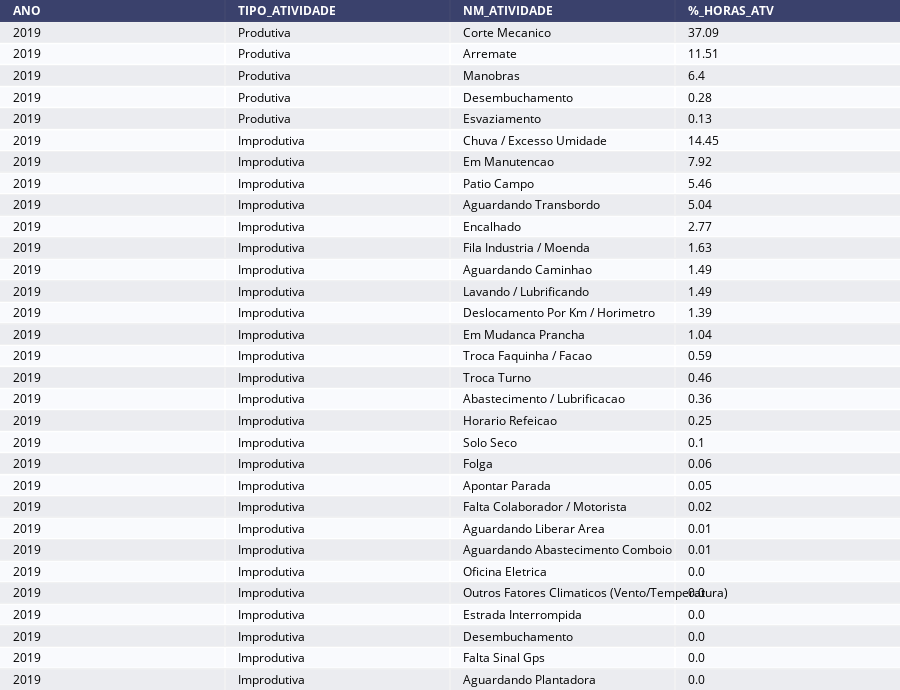

The notebook cell saved with this chart:
### Code cell
import plotly.figure_factory as ff

dt_year_graf = dt_year.query('ANO == 2019')

# Rename column of database
dt_year_graf = dt_year_graf.rename(columns={"VA_DURACAO": "HORAS_ATV", "FG_ATIVIDADE_PRODUTIVA": "TIPO_ATIVIDADE"}, errors="raise")

# Select columns of database
dt_year_graf = dt_year_graf[['ANO', 'TIPO_ATIVIDADE', 'NM_ATIVIDADE', '%_HORAS_ATV']]

# Sort Values in database
dt_year_graf = dt_year_graf.sort_values(['ANO', 'TIPO_ATIVIDADE', '%_HORAS_ATV'], ascending=False)

# Plot database
fig =  ff.create_table(dt_year_graf, height_constant=20)
print(' / ')
print(' / ')
print(' / Relação % de Horas Produtivas e Improdutivas por Ano e Tipos de Atividades (2019)')
fig.show()

### Figure 1 — Plotly figure (JSON) as saved in the notebook; plotly's stock layout.template omitted (floating-point values rounded to 4 significant figures)
{"data": [{"colorscale": [[0, "#00083e"], [0.5, "#ededee"], [1, "#ffffff"]], "hoverinfo": "none", "opacity": 0.75, "showscale": false, "type": "heatmap", "z": [[0, 0, 0, 0], [0.5, 0.5, 0.5, 0.5], [1, 1, 1, 1], [0.5, 0.5, 0.5, 0.5], [1, 1, 1, 1], [0.5, 0.5, 0.5, 0.5], [1, 1, 1, 1], [0.5, 0.5, 0.5, 0.5], [1, 1, 1, 1], [0.5, 0.5, 0.5, 0.5], [1, 1, 1, 1], [0.5, 0.5, 0.5, 0.5], [1, 1, 1, 1], [0.5, 0.5, 0.5, 0.5], [1, 1, 1, 1], [0.5, 0.5, 0.5, 0.5], [1, 1, 1, 1], [0.5, 0.5, 0.5, 0.5], [1, 1, 1, 1], [0.5, 0.5, 0.5, 0.5], [1, 1, 1, 1], [0.5, 0.5, 0.5, 0.5], [1, 1, 1, 1], [0.5, 0.5, 0.5, 0.5], [1, 1, 1, 1], [0.5, 0.5, 0.5, 0.5], [1, 1, 1, 1], [0.5, 0.5, 0.5, 0.5], [1, 1, 1, 1], [0.5, 0.5, 0.5, 0.5], [1, 1, 1, 1], [0.5, 0.5, 0.5, 0.5]]}], "layout": {"annotations": [{"align": "left", "font": {"color": "#ffffff"}, "showarrow": false, "text": "<b>ANO</b>", "x": -0.45, "xanchor": "left", "xref": "x", "y": 0, "yref": "y"}, {"align": "left", "font": {"color": "#ffffff"}, "showarrow": false, "text": "<b>TIPO_ATIVIDADE</b>", "x": 0.55, "xanchor": "left", "xref": "x", "y": 0, "yref": "y"}, {"align": "left", "font": {"color": "#ffffff"}, "showarrow": false, "text": "<b>NM_ATIVIDADE</b>", "x": 1.55, "xanchor": "left", "xref": "x", "y": 0, "yref": "y"}, {"align": "left", "font": {"color": "#ffffff"}, "showarrow": false, "text": "<b>%_HORAS_ATV</b>", "x": 2.55, "xanchor": "left", "xref": "x", "y": 0, "yref": "y"}, {"align": "left", "font": {"color": "#000000"}, "showarrow": false, "text": "2019", "x": -0.45, "xanchor": "left", "xref": "x", "y": 1, "yref": "y"}, {"align": "left", "font": {"color": "#000000"}, "showarrow": false, "text": "Produtiva", "x": 0.55, "xanchor": "left", "xref": "x", "y": 1, "yref": "y"}, {"align": "left", "font": {"color": "#000000"}, "showarrow": false, "text": "Corte Mecanico", "x": 1.55, "xanchor": "left", "xref": "x", "y": 1, "yref": "y"}, {"align": "left", "font": {"color": "#000000"}, "showarrow": false, "text": "37.09", "x": 2.55, "xanchor": "left", "xref": "x", "y": 1, "yref": "y"}, {"align": "left", "font": {"color": "#000000"}, "showarrow": false, "text": "2019", "x": -0.45, "xanchor": "left", "xref": "x", "y": 2, "yref": "y"}, {"align": "left", "font": {"color": "#000000"}, "showarrow": false, "text": "Produtiva", "x": 0.55, "xanchor": "left", "xref": "x", "y": 2, "yref": "y"}, {"align": "left", "font": {"color": "#000000"}, "showarrow": false, "text": "Arremate", "x": 1.55, "xanchor": "left", "xref": "x", "y": 2, "yref": "y"}, {"align": "left", "font": {"color": "#000000"}, "showarrow": false, "text": "11.51", "x": 2.55, "xanchor": "left", "xref": "x", "y": 2, "yref": "y"}, {"align": "left", "font": {"color": "#000000"}, "showarrow": false, "text": "2019", "x": -0.45, "xanchor": "left", "xref": "x", "y": 3, "yref": "y"}, {"align": "left", "font": {"color": "#000000"}, "showarrow": false, "text": "Produtiva", "x": 0.55, "xanchor": "left", "xref": "x", "y": 3, "yref": "y"}, {"align": "left", "font": {"color": "#000000"}, "showarrow": false, "text": "Manobras", "x": 1.55, "xanchor": "left", "xref": "x", "y": 3, "yref": "y"}, {"align": "left", "font": {"color": "#000000"}, "showarrow": false, "text": "6.4", "x": 2.55, "xanchor": "left", "xref": "x", "y": 3, "yref": "y"}, {"align": "left", "font": {"color": "#000000"}, "showarrow": false, "text": "2019", "x": -0.45, "xanchor": "left", "xref": "x", "y": 4, "yref": "y"}, {"align": "left", "font": {"color": "#000000"}, "showarrow": false, "text": "Produtiva", "x": 0.55, "xanchor": "left", "xref": "x", "y": 4, "yref": "y"}, {"align": "left", "font": {"color": "#000000"}, "showarrow": false, "text": "Desembuchamento", "x": 1.55, "xanchor": "left", "xref": "x", "y": 4, "yref": "y"}, {"align": "left", "font": {"color": "#000000"}, "showarrow": false, "text": "0.28", "x": 2.55, "xanchor": "left", "xref": "x", "y": 4, "yref": "y"}, {"align": "left", "font": {"color": "#000000"}, "showarrow": false, "text": "2019", "x": -0.45, "xanchor": "left", "xref": "x", "y": 5, "yref": "y"}, {"align": "left", "font": {"color": "#000000"}, "showarrow": false, "text": "Produtiva", "x": 0.55, "xanchor": "left", "xref": "x", "y": 5, "yref": "y"}, {"align": "left", "font": {"color": "#000000"}, "showarrow": false, "text": "Esvaziamento", "x": 1.55, "xanchor": "left", "xref": "x", "y": 5, "yref": "y"}, {"align": "left", "font": {"color": "#000000"}, "showarrow": false, "text": "0.13", "x": 2.55, "xanchor": "left", "xref": "x", "y": 5, "yref": "y"}, {"align": "left", "font": {"color": "#000000"}, "showarrow": false, "text": "2019", "x": -0.45, "xanchor": "left", "xref": "x", "y": 6, "yref": "y"}, {"align": "left", "font": {"color": "#000000"}, "showarrow": false, "text": "Improdutiva", "x": 0.55, "xanchor": "left", "xref": "x", "y": 6, "yref": "y"}, {"align": "left", "font": {"color": "#000000"}, "showarrow": false, "text": "Chuva / Excesso Umidade", "x": 1.55, "xanchor": "left", "xref": "x", "y": 6, "yref": "y"}, {"align": "left", "font": {"color": "#000000"}, "showarrow": false, "text": "14.45", "x": 2.55, "xanchor": "left", "xref": "x", "y": 6, "yref": "y"}, {"align": "left", "font": {"color": "#000000"}, "showarrow": false, "text": "2019", "x": -0.45, "xanchor": "left", "xref": "x", "y": 7, "yref": "y"}, {"align": "left", "font": {"color": "#000000"}, "showarrow": false, "text": "Improdutiva", "x": 0.55, "xanchor": "left", "xref": "x", "y": 7, "yref": "y"}, {"align": "left", "font": {"color": "#000000"}, "showarrow": false, "text": "Em Manutencao", "x": 1.55, "xanchor": "left", "xref": "x", "y": 7, "yref": "y"}, {"align": "left", "font": {"color": "#000000"}, "showarrow": false, "text": "7.92", "x": 2.55, "xanchor": "left", "xref": "x", "y": 7, "yref": "y"}, {"align": "left", "font": {"color": "#000000"}, "showarrow": false, "text": "2019", "x": -0.45, "xanchor": "left", "xref": "x", "y": 8, "yref": "y"}, {"align": "left", "font": {"color": "#000000"}, "showarrow": false, "text": "Improdutiva", "x": 0.55, "xanchor": "left", "xref": "x", "y": 8, "yref": "y"}, {"align": "left", "font": {"color": "#000000"}, "showarrow": false, "text": "Patio Campo", "x": 1.55, "xanchor": "left", "xref": "x", "y": 8, "yref": "y"}, {"align": "left", "font": {"color": "#000000"}, "showarrow": false, "text": "5.46", "x": 2.55, "xanchor": "left", "xref": "x", "y": 8, "yref": "y"}, {"align": "left", "font": {"color": "#000000"}, "showarrow": false, "text": "2019", "x": -0.45, "xanchor": "left", "xref": "x", "y": 9, "yref": "y"}, {"align": "left", "font": {"color": "#000000"}, "showarrow": false, "text": "Improdutiva", "x": 0.55, "xanchor": "left", "xref": "x", "y": 9, "yref": "y"}, {"align": "left", "font": {"color": "#000000"}, "showarrow": false, "text": "Aguardando Transbordo", "x": 1.55, "xanchor": "left", "xref": "x", "y": 9, "yref": "y"}, {"align": "left", "font": {"color": "#000000"}, "showarrow": false, "text": "5.04", "x": 2.55, "xanchor": "left", "xref": "x", "y": 9, "yref": "y"}, {"align": "left", "font": {"color": "#000000"}, "showarrow": false, "text": "2019", "x": -0.45, "xanchor": "left", "xref": "x", "y": 10, "yref": "y"}, {"align": "left", "font": {"color": "#000000"}, "showarrow": false, "text": "Improdutiva", "x": 0.55, "xanchor": "left", "xref": "x", "y": 10, "yref": "y"}, {"align": "left", "font": {"color": "#000000"}, "showarrow": false, "text": "Encalhado", "x": 1.55, "xanchor": "left", "xref": "x", "y": 10, "yref": "y"}, {"align": "left", "font": {"color": "#000000"}, "showarrow": false, "text": "2.77", "x": 2.55, "xanchor": "left", "xref": "x", "y": 10, "yref": "y"}, {"align": "left", "font": {"color": "#000000"}, "showarrow": false, "text": "2019", "x": -0.45, "xanchor": "left", "xref": "x", "y": 11, "yref": "y"}, {"align": "left", "font": {"color": "#000000"}, "showarrow": false, "text": "Improdutiva", "x": 0.55, "xanchor": "left", "xref": "x", "y": 11, "yref": "y"}, {"align": "left", "font": {"color": "#000000"}, "showarrow": false, "text": "Fila Industria / Moenda", "x": 1.55, "xanchor": "left", "xref": "x", "y": 11, "yref": "y"}, {"align": "left", "font": {"color": "#000000"}, "showarrow": false, "text": "1.63", "x": 2.55, "xanchor": "left", "xref": "x", "y": 11, "yref": "y"}, {"align": "left", "font": {"color": "#000000"}, "showarrow": false, "text": "2019", "x": -0.45, "xanchor": "left", "xref": "x", "y": 12, "yref": "y"}, {"align": "left", "font": {"color": "#000000"}, "showarrow": false, "text": "Improdutiva", "x": 0.55, "xanchor": "left", "xref": "x", "y": 12, "yref": "y"}, {"align": "left", "font": {"color": "#000000"}, "showarrow": false, "text": "Aguardando Caminhao", "x": 1.55, "xanchor": "left", "xref": "x", "y": 12, "yref": "y"}, {"align": "left", "font": {"color": "#000000"}, "showarrow": false, "text": "1.49", "x": 2.55, "xanchor": "left", "xref": "x", "y": 12, "yref": "y"}, {"align": "left", "font": {"color": "#000000"}, "showarrow": false, "text": "2019", "x": -0.45, "xanchor": "left", "xref": "x", "y": 13, "yref": "y"}, {"align": "left", "font": {"color": "#000000"}, "showarrow": false, "text": "Improdutiva", "x": 0.55, "xanchor": "left", "xref": "x", "y": 13, "yref": "y"}, {"align": "left", "font": {"color": "#000000"}, "showarrow": false, "text": "Lavando / Lubrificando", "x": 1.55, "xanchor": "left", "xref": "x", "y": 13, "yref": "y"}, {"align": "left", "font": {"color": "#000000"}, "showarrow": false, "text": "1.49", "x": 2.55, "xanchor": "left", "xref": "x", "y": 13, "yref": "y"}, {"align": "left", "font": {"color": "#000000"}, "showarrow": false, "text": "2019", "x": -0.45, "xanchor": "left", "xref": "x", "y": 14, "yref": "y"}, {"align": "left", "font": {"color": "#000000"}, "showarrow": false, "text": "Improdutiva", "x": 0.55, "xanchor": "left", "xref": "x", "y": 14, "yref": "y"}, {"align": "left", "font": {"color": "#000000"}, "showarrow": false, "text": "Deslocamento Por Km / Horimetro", "x": 1.55, "xanchor": "left", "xref": "x", "y": 14, "yref": "y"}, {"align": "left", "font": {"color": "#000000"}, "showarrow": false, "text": "1.39", "x": 2.55, "xanchor": "left", "xref": "x", "y": 14, "yref": "y"}, {"align": "left", "font": {"color": "#000000"}, "showarrow": false, "text": "2019", "x": -0.45, "xanchor": "left", "xref": "x", "y": 15, "yref": "y"}, {"align": "left", "font": {"color": "#000000"}, "showarrow": false, "text": "Improdutiva", "x": 0.55, "xanchor": "left", "xref": "x", "y": 15, "yref": "y"}, {"align": "left", "font": {"color": "#000000"}, "showarrow": false, "text": "Em Mudanca Prancha", "x": 1.55, "xanchor": "left", "xref": "x", "y": 15, "yref": "y"}, {"align": "left", "font": {"color": "#000000"}, "showarrow": false, "text": "1.04", "x": 2.55, "xanchor": "left", "xref": "x", "y": 15, "yref": "y"}, {"align": "left", "font": {"color": "#000000"}, "showarrow": false, "text": "2019", "x": -0.45, "xanchor": "left", "xref": "x", "y": 16, "yref": "y"}, {"align": "left", "font": {"color": "#000000"}, "showarrow": false, "text": "Improdutiva", "x": 0.55, "xanchor": "left", "xref": "x", "y": 16, "yref": "y"}, {"align": "left", "font": {"color": "#000000"}, "showarrow": false, "text": "Troca Faquinha / Facao", "x": 1.55, "xanchor": "left", "xref": "x", "y": 16, "yref": "y"}, {"align": "left", "font": {"color": "#000000"}, "showarrow": false, "text": "0.59", "x": 2.55, "xanchor": "left", "xref": "x", "y": 16, "yref": "y"}, {"align": "left", "font": {"color": "#000000"}, "showarrow": false, "text": "2019", "x": -0.45, "xanchor": "left", "xref": "x", "y": 17, "yref": "y"}, {"align": "left", "font": {"color": "#000000"}, "showarrow": false, "text": "Improdutiva", "x": 0.55, "xanchor": "left", "xref": "x", "y": 17, "yref": "y"}, {"align": "left", "font": {"color": "#000000"}, "showarrow": false, "text": "Troca Turno", "x": 1.55, "xanchor": "left", "xref": "x", "y": 17, "yref": "y"}, {"align": "left", "font": {"color": "#000000"}, "showarrow": false, "text": "0.46", "x": 2.55, "xanchor": "left", "xref": "x", "y": 17, "yref": "y"}, {"align": "left", "font": {"color": "#000000"}, "showarrow": false, "text": "2019", "x": -0.45, "xanchor": "left", "xref": "x", "y": 18, "yref": "y"}, {"align": "left", "font": {"color": "#000000"}, "showarrow": false, "text": "Improdutiva", "x": 0.55, "xanchor": "left", "xref": "x", "y": 18, "yref": "y"}, {"align": "left", "font": {"color": "#000000"}, "showarrow": false, "text": "Abastecimento / Lubrificacao", "x": 1.55, "xanchor": "left", "xref": "x", "y": 18, "yref": "y"}, {"align": "left", "font": {"color": "#000000"}, "showarrow": false, "text": "0.36", "x": 2.55, "xanchor": "left", "xref": "x", "y": 18, "yref": "y"}, {"align": "left", "font": {"color": "#000000"}, "showarrow": false, "text": "2019", "x": -0.45, "xanchor": "left", "xref": "x", "y": 19, "yref": "y"}, {"align": "left", "font": {"color": "#000000"}, "showarrow": false, "text": "Improdutiva", "x": 0.55, "xanchor": "left", "xref": "x", "y": 19, "yref": "y"}, {"align": "left", "font": {"color": "#000000"}, "showarrow": false, "text": "Horario Refeicao", "x": 1.55, "xanchor": "left", "xref": "x", "y": 19, "yref": "y"}, {"align": "left", "font": {"color": "#000000"}, "showarrow": false, "text": "0.25", "x": 2.55, "xanchor": "left", "xref": "x", "y": 19, "yref": "y"}, {"align": "left", "font": {"color": "#000000"}, "showarrow": false, "text": "2019", "x": -0.45, "xanchor": "left", "xref": "x", "y": 20, "yref": "y"}, {"align": "left", "font": {"color": "#000000"}, "showarrow": false, "text": "Improdutiva", "x": 0.55, "xanchor": "left", "xref": "x", "y": 20, "yref": "y"}, {"align": "left", "font": {"color": "#000000"}, "showarrow": false, "text": "Solo Seco", "x": 1.55, "xanchor": "left", "xref": "x", "y": 20, "yref": "y"}, {"align": "left", "font": {"color": "#000000"}, "showarrow": false, "text": "0.1", "x": 2.55, "xanchor": "left", "xref": "x", "y": 20, "yref": "y"}, {"align": "left", "font": {"color": "#000000"}, "showarrow": false, "text": "2019", "x": -0.45, "xanchor": "left", "xref": "x", "y": 21, "yref": "y"}, {"align": "left", "font": {"color": "#000000"}, "showarrow": false, "text": "Improdutiva", "x": 0.55, "xanchor": "left", "xref": "x", "y": 21, "yref": "y"}, {"align": "left", "font": {"color": "#000000"}, "showarrow": false, "text": "Folga", "x": 1.55, "xanchor": "left", "xref": "x", "y": 21, "yref": "y"}, {"align": "left", "font": {"color": "#000000"}, "showarrow": false, "text": "0.06", "x": 2.55, "xanchor": "left", "xref": "x", "y": 21, "yref": "y"}, {"align": "left", "font": {"color": "#000000"}, "showarrow": false, "text": "2019", "x": -0.45, "xanchor": "left", "xref": "x", "y": 22, "yref": "y"}, {"align": "left", "font": {"color": "#000000"}, "showarrow": false, "text": "Improdutiva", "x": 0.55, "xanchor": "left", "xref": "x", "y": 22, "yref": "y"}, {"align": "left", "font": {"color": "#000000"}, "showarrow": false, "text": "Apontar Parada", "x": 1.55, "xanchor": "left", "xref": "x", "y": 22, "yref": "y"}, {"align": "left", "font": {"color": "#000000"}, "showarrow": false, "text": "0.05", "x": 2.55, "xanchor": "left", "xref": "x", "y": 22, "yref": "y"}, {"align": "left", "font": {"color": "#000000"}, "showarrow": false, "text": "2019", "x": -0.45, "xanchor": "left", "xref": "x", "y": 23, "yref": "y"}, {"align": "left", "font": {"color": "#000000"}, "showarrow": false, "text": "Improdutiva", "x": 0.55, "xanchor": "left", "xref": "x", "y": 23, "yref": "y"}, {"align": "left", "font": {"color": "#000000"}, "showarrow": false, "text": "Falta Colaborador / Motorista", "x": 1.55, "xanchor": "left", "xref": "x", "y": 23, "yref": "y"}, {"align": "left", "font": {"color": "#000000"}, "showarrow": false, "text": "0.02", "x": 2.55, "xanchor": "left", "xref": "x", "y": 23, "yref": "y"}, {"align": "left", "font": {"color": "#000000"}, "showarrow": false, "text": "2019", "x": -0.45, "xanchor": "left", "xref": "x", "y": 24, "yref": "y"}, {"align": "left", "font": {"color": "#000000"}, "showarrow": false, "text": "Improdutiva", "x": 0.55, "xanchor": "left", "xref": "x", "y": 24, "yref": "y"}, {"align": "left", "font": {"color": "#000000"}, "showarrow": false, "text": "Aguardando Liberar Area", "x": 1.55, "xanchor": "left", "xref": "x", "y": 24, "yref": "y"}, {"align": "left", "font": {"color": "#000000"}, "showarrow": false, "text": "0.01", "x": 2.55, "xanchor": "left", "xref": "x", "y": 24, "yref": "y"}, {"align": "left", "font": {"color": "#000000"}, "showarrow": false, "text": "2019", "x": -0.45, "xanchor": "left", "xref": "x", "y": 25, "yref": "y"}, {"align": "left", "font": {"color": "#000000"}, "showarrow": false, "text": "Improdutiva", "x": 0.55, "xanchor": "left", "xref": "x", "y": 25, "yref": "y"}, {"align": "left", "font": {"color": "#000000"}, "showarrow": false, "text": "Aguardando Abastecimento Comboio", "x": 1.55, "xanchor": "left", "xref": "x", "y": 25, "yref": "y"}, {"align": "left", "font": {"color": "#000000"}, "showarrow": false, "text": "0.01", "x": 2.55, "xanchor": "left", "xref": "x", "y": 25, "yref": "y"}, {"align": "left", "font": {"color": "#000000"}, "showarrow": false, "text": "2019", "x": -0.45, "xanchor": "left", "xref": "x", "y": 26, "yref": "y"}, {"align": "left", "font": {"color": "#000000"}, "showarrow": false, "text": "Improdutiva", "x": 0.55, "xanchor": "left", "xref": "x", "y": 26, "yref": "y"}, {"align": "left", "font": {"color": "#000000"}, "showarrow": false, "text": "Oficina Eletrica", "x": 1.55, "xanchor": "left", "xref": "x", "y": 26, "yref": "y"}, {"align": "left", "font": {"color": "#000000"}, "showarrow": false, "text": "0.0", "x": 2.55, "xanchor": "left", "xref": "x", "y": 26, "yref": "y"}, {"align": "left", "font": {"color": "#000000"}, "showarrow": false, "text": "2019", "x": -0.45, "xanchor": "left", "xref": "x", "y": 27, "yref": "y"}, {"align": "left", "font": {"color": "#000000"}, "showarrow": false, "text": "Improdutiva", "x": 0.55, "xanchor": "left", "xref": "x", "y": 27, "yref": "y"}, {"align": "left", "font": {"color": "#000000"}, "showarrow": false, "text": "Outros Fatores Climaticos (Vento/Temperatura)", "x": 1.55, "xanchor": "left", "xref": "x", "y": 27, "yref": "y"}, {"align": "left", "font": {"color": "#000000"}, "showarrow": false, "text": "0.0", "x": 2.55, "xanchor": "left", "xref": "x", "y": 27, "yref": "y"}, {"align": "left", "font": {"color": "#000000"}, "showarrow": false, "text": "2019", "x": -0.45, "xanchor": "left", "xref": "x", "y": 28, "yref": "y"}, {"align": "left", "font": {"color": "#000000"}, "showarrow": false, "text": "Improdutiva", "x": 0.55, "xanchor": "left", "xref": "x", "y": 28, "yref": "y"}, {"align": "left", "font": {"color": "#000000"}, "showarrow": false, "text": "Estrada Interrompida", "x": 1.55, "xanchor": "left", "xref": "x", "y": 28, "yref": "y"}, {"align": "left", "font": {"color": "#000000"}, "showarrow": false, "text": "0.0", "x": 2.55, "xanchor": "left", "xref": "x", "y": 28, "yref": "y"}, {"align": "left", "font": {"color": "#000000"}, "showarrow": false, "text": "2019", "x": -0.45, "xanchor": "left", "xref": "x", "y": 29, "yref": "y"}, {"align": "left", "font": {"color": "#000000"}, "showarrow": false, "text": "Improdutiva", "x": 0.55, "xanchor": "left", "xref": "x", "y": 29, "yref": "y"}, {"align": "left", "font": {"color": "#000000"}, "showarrow": false, "text": "Desembuchamento", "x": 1.55, "xanchor": "left", "xref": "x", "y": 29, "yref": "y"}, {"align": "left", "font": {"color": "#000000"}, "showarrow": false, "text": "0.0", "x": 2.55, "xanchor": "left", "xref": "x", "y": 29, "yref": "y"}, {"align": "left", "font": {"color": "#000000"}, "showarrow": false, "text": "2019", "x": -0.45, "xanchor": "left", "xref": "x", "y": 30, "yref": "y"}, {"align": "left", "font": {"color": "#000000"}, "showarrow": false, "text": "Improdutiva", "x": 0.55, "xanchor": "left", "xref": "x", "y": 30, "yref": "y"}, {"align": "left", "font": {"color": "#000000"}, "showarrow": false, "text": "Falta Sinal Gps", "x": 1.55, "xanchor": "left", "xref": "x", "y": 30, "yref": "y"}, {"align": "left", "font": {"color": "#000000"}, "showarrow": false, "text": "0.0", "x": 2.55, "xanchor": "left", "xref": "x", "y": 30, "yref": "y"}, {"align": "left", "font": {"color": "#000000"}, "showarrow": false, "text": "2019", "x": -0.45, "xanchor": "left", "xref": "x", "y": 31, "yref": "y"}, {"align": "left", "font": {"color": "#000000"}, "showarrow": false, "text": "Improdutiva", "x": 0.55, "xanchor": "left", "xref": "x", "y": 31, "yref": "y"}, {"align": "left", "font": {"color": "#000000"}, "showarrow": false, "text": "Aguardando Plantadora", "x": 1.55, "xanchor": "left", "xref": "x", "y": 31, "yref": "y"}, {"align": "left", "font": {"color": "#000000"}, "showarrow": false, "text": "0.0", "x": 2.55, "xanchor": "left", "xref": "x", "y": 31, "yref": "y"}], "height": 690, "margin": {"b": 0, "l": 0, "r": 0, "t": 0}, "xaxis": {"dtick": 1, "gridwidth": 2, "showticklabels": false, "tick0": -0.5, "ticks": "", "zeroline": false}, "yaxis": {"autorange": "reversed", "dtick": 1, "gridwidth": 2, "showticklabels": false, "tick0": 0.5, "ticks": "", "zeroline": false}}}
